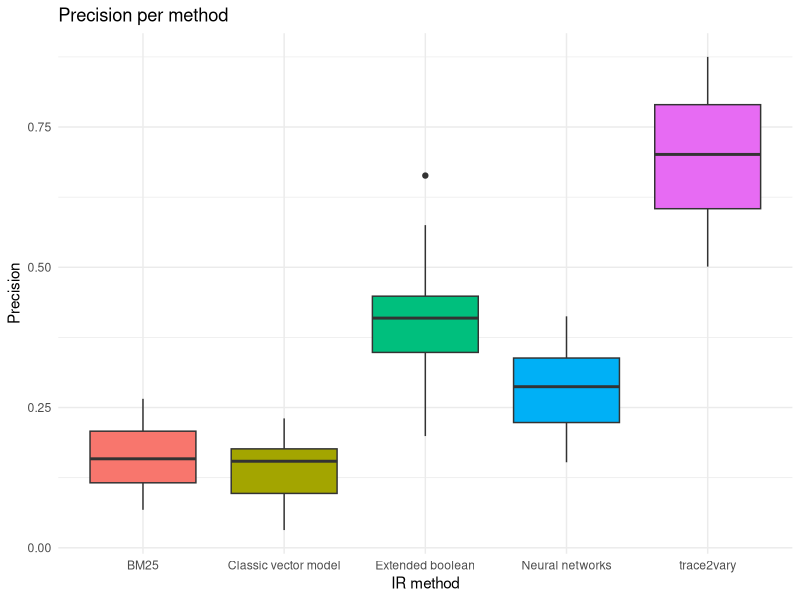

This chart was generated by the following R code:
#loading library
require("ggplot2")

# selecting the current directory
setwd("/Users/tassiovale/Dropbox/PhD Thesis/trace2vary/trace_recovery/results/")

# read csv file
data <- read.csv("results_output.csv")

chart <- ggplot(data=data, aes(x=method, y=precision, fill=method)) +
    geom_boxplot() +
    theme_minimal() +
    ggtitle("Precision per method") +
    labs(x="IR method", y="Precision") +
    scale_fill_discrete(guide=FALSE)

ggsave("results_precision_chart.eps")
